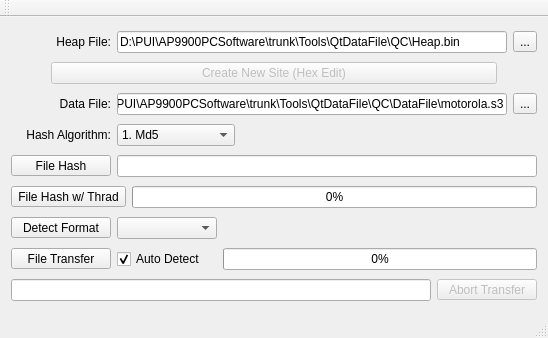
<?xml version="1.0" encoding="UTF-8"?>
<ui version="4.0">
 <class>QtDataFileClass</class>
 <widget class="QMainWindow" name="QtDataFileClass">
  <property name="geometry">
   <rect>
    <x>0</x>
    <y>0</y>
    <width>548</width>
    <height>338</height>
   </rect>
  </property>
  <property name="windowTitle">
   <string>QtDataFile</string>
  </property>
  <widget class="QWidget" name="centralWidget">
   <property name="layoutDirection">
    <enum>Qt::LeftToRight</enum>
   </property>
   <layout class="QGridLayout" name="gridLayout">
    <item row="5" column="0">
     <layout class="QHBoxLayout" name="horizontalLayout_6">
      <property name="sizeConstraint">
       <enum>QLayout::SetMaximumSize</enum>
      </property>
      <item>
       <widget class="QToolButton" name="tbThreadHash">
        <property name="minimumSize">
         <size>
          <width>100</width>
          <height>0</height>
         </size>
        </property>
        <property name="text">
         <string>File Hash w/ Thrad</string>
        </property>
       </widget>
      </item>
      <item>
       <widget class="QProgressBar" name="progressHash">
        <property name="value">
         <number>0</number>
        </property>
       </widget>
      </item>
     </layout>
    </item>
    <item row="0" column="0">
     <layout class="QHBoxLayout" name="horizontalLayout">
      <property name="sizeConstraint">
       <enum>QLayout::SetMaximumSize</enum>
      </property>
      <item>
       <widget class="QLabel" name="label_2">
        <property name="minimumSize">
         <size>
          <width>100</width>
          <height>0</height>
         </size>
        </property>
        <property name="text">
         <string>Heap File:</string>
        </property>
        <property name="alignment">
         <set>Qt::AlignRight|Qt::AlignTrailing|Qt::AlignVCenter</set>
        </property>
       </widget>
      </item>
      <item>
       <widget class="QLineEdit" name="eHeapFile">
        <property name="text">
         <string>D:\PUI\AP9900PCSoftware\trunk\Tools\QtDataFile\QC\Heap.bin</string>
        </property>
       </widget>
      </item>
      <item>
       <widget class="QToolButton" name="tbBrowseHeap">
        <property name="text">
         <string>...</string>
        </property>
       </widget>
      </item>
     </layout>
    </item>
    <item row="4" column="0">
     <layout class="QHBoxLayout" name="horizontalLayout_5">
      <property name="sizeConstraint">
       <enum>QLayout::SetMaximumSize</enum>
      </property>
      <item>
       <widget class="QToolButton" name="tbFileHash">
        <property name="minimumSize">
         <size>
          <width>100</width>
          <height>0</height>
         </size>
        </property>
        <property name="text">
         <string>File Hash</string>
        </property>
       </widget>
      </item>
      <item>
       <widget class="QLineEdit" name="eFilesum"/>
      </item>
     </layout>
    </item>
    <item row="6" column="0">
     <layout class="QHBoxLayout" name="horizontalLayout_7">
      <property name="sizeConstraint">
       <enum>QLayout::SetMaximumSize</enum>
      </property>
      <item>
       <widget class="QToolButton" name="tbDetect">
        <property name="minimumSize">
         <size>
          <width>100</width>
          <height>0</height>
         </size>
        </property>
        <property name="text">
         <string>Detect Format</string>
        </property>
       </widget>
      </item>
      <item>
       <widget class="QComboBox" name="cbParserNameList">
        <property name="minimumSize">
         <size>
          <width>100</width>
          <height>0</height>
         </size>
        </property>
       </widget>
      </item>
      <item>
       <spacer name="horizontalSpacer_2">
        <property name="orientation">
         <enum>Qt::Horizontal</enum>
        </property>
        <property name="sizeHint" stdset="0">
         <size>
          <width>40</width>
          <height>20</height>
         </size>
        </property>
       </spacer>
      </item>
     </layout>
    </item>
    <item row="1" column="0">
     <layout class="QHBoxLayout" name="horizontalLayout_3">
      <property name="sizeConstraint">
       <enum>QLayout::SetMaximumSize</enum>
      </property>
      <item>
       <spacer name="horizontalSpacer_4">
        <property name="orientation">
         <enum>Qt::Horizontal</enum>
        </property>
        <property name="sizeType">
         <enum>QSizePolicy::Preferred</enum>
        </property>
        <property name="sizeHint" stdset="0">
         <size>
          <width>40</width>
          <height>20</height>
         </size>
        </property>
       </spacer>
      </item>
      <item>
       <widget class="QPushButton" name="pbHexEditor">
        <property name="enabled">
         <bool>false</bool>
        </property>
        <property name="text">
         <string>Create New Site (Hex Edit)</string>
        </property>
       </widget>
      </item>
      <item>
       <spacer name="horizontalSpacer_3">
        <property name="orientation">
         <enum>Qt::Horizontal</enum>
        </property>
        <property name="sizeType">
         <enum>QSizePolicy::Preferred</enum>
        </property>
        <property name="sizeHint" stdset="0">
         <size>
          <width>40</width>
          <height>20</height>
         </size>
        </property>
       </spacer>
      </item>
     </layout>
    </item>
    <item row="2" column="0">
     <layout class="QHBoxLayout" name="horizontalLayout_2">
      <property name="sizeConstraint">
       <enum>QLayout::SetMaximumSize</enum>
      </property>
      <item>
       <widget class="QLabel" name="label">
        <property name="minimumSize">
         <size>
          <width>100</width>
          <height>0</height>
         </size>
        </property>
        <property name="text">
         <string>Data File:</string>
        </property>
        <property name="alignment">
         <set>Qt::AlignRight|Qt::AlignTrailing|Qt::AlignVCenter</set>
        </property>
       </widget>
      </item>
      <item>
       <widget class="QLineEdit" name="eFile">
        <property name="text">
         <string>D:\PUI\AP9900PCSoftware\trunk\Tools\QtDataFile\QC\DataFile\motorola.s3</string>
        </property>
       </widget>
      </item>
      <item>
       <widget class="QToolButton" name="tbBrowse">
        <property name="text">
         <string>...</string>
        </property>
       </widget>
      </item>
     </layout>
    </item>
    <item row="7" column="0">
     <layout class="QHBoxLayout" name="horizontalLayout_8">
      <property name="sizeConstraint">
       <enum>QLayout::SetMaximumSize</enum>
      </property>
      <item>
       <widget class="QToolButton" name="tbFileTransfer">
        <property name="minimumSize">
         <size>
          <width>100</width>
          <height>0</height>
         </size>
        </property>
        <property name="text">
         <string>File Transfer</string>
        </property>
       </widget>
      </item>
      <item>
       <widget class="QCheckBox" name="cbAutoDetect">
        <property name="minimumSize">
         <size>
          <width>100</width>
          <height>0</height>
         </size>
        </property>
        <property name="text">
         <string>Auto Detect</string>
        </property>
        <property name="checked">
         <bool>true</bool>
        </property>
       </widget>
      </item>
      <item>
       <widget class="QProgressBar" name="progressTransfer">
        <property name="value">
         <number>0</number>
        </property>
       </widget>
      </item>
     </layout>
    </item>
    <item row="3" column="0">
     <layout class="QHBoxLayout" name="horizontalLayout_4">
      <property name="sizeConstraint">
       <enum>QLayout::SetMaximumSize</enum>
      </property>
      <item>
       <widget class="QLabel" name="label_4">
        <property name="sizePolicy">
         <sizepolicy hsizetype="Fixed" vsizetype="Preferred">
          <horstretch>0</horstretch>
          <verstretch>0</verstretch>
         </sizepolicy>
        </property>
        <property name="minimumSize">
         <size>
          <width>100</width>
          <height>0</height>
         </size>
        </property>
        <property name="text">
         <string>Hash Algorithm:</string>
        </property>
        <property name="alignment">
         <set>Qt::AlignRight|Qt::AlignTrailing|Qt::AlignVCenter</set>
        </property>
       </widget>
      </item>
      <item>
       <widget class="QComboBox" name="cbHashAlgo">
        <property name="currentIndex">
         <number>1</number>
        </property>
        <item>
         <property name="text">
          <string>0. Md4</string>
         </property>
        </item>
        <item>
         <property name="text">
          <string>1. Md5</string>
         </property>
        </item>
        <item>
         <property name="text">
          <string>2. Sha1</string>
         </property>
        </item>
        <item>
         <property name="text">
          <string>3. Sha224</string>
         </property>
        </item>
        <item>
         <property name="text">
          <string>4. Sha256</string>
         </property>
        </item>
        <item>
         <property name="text">
          <string>5. Sha384</string>
         </property>
        </item>
        <item>
         <property name="text">
          <string>6. Sha512</string>
         </property>
        </item>
        <item>
         <property name="text">
          <string>7. Keccak_224</string>
         </property>
        </item>
        <item>
         <property name="text">
          <string>8. Keccak_256</string>
         </property>
        </item>
        <item>
         <property name="text">
          <string>9. Keccak_384</string>
         </property>
        </item>
        <item>
         <property name="text">
          <string>10. Keccak_512</string>
         </property>
        </item>
        <item>
         <property name="text">
          <string>11. Sha3_224</string>
         </property>
        </item>
        <item>
         <property name="text">
          <string>12. Sha3_256</string>
         </property>
        </item>
        <item>
         <property name="text">
          <string>13. Sha3_384</string>
         </property>
        </item>
        <item>
         <property name="text">
          <string>14. Sha3_512</string>
         </property>
        </item>
       </widget>
      </item>
      <item>
       <spacer name="horizontalSpacer">
        <property name="orientation">
         <enum>Qt::Horizontal</enum>
        </property>
        <property name="sizeHint" stdset="0">
         <size>
          <width>40</width>
          <height>20</height>
         </size>
        </property>
       </spacer>
      </item>
     </layout>
    </item>
    <item row="8" column="0">
     <layout class="QHBoxLayout" name="horizontalLayout_9">
      <item>
       <widget class="QLineEdit" name="lineErrorRpt"/>
      </item>
      <item>
       <widget class="QToolButton" name="tbAbort">
        <property name="enabled">
         <bool>false</bool>
        </property>
        <property name="minimumSize">
         <size>
          <width>100</width>
          <height>0</height>
         </size>
        </property>
        <property name="text">
         <string>Abort Transfer</string>
        </property>
       </widget>
      </item>
     </layout>
    </item>
   </layout>
  </widget>
  <widget class="QMenuBar" name="menuBar">
   <property name="geometry">
    <rect>
     <x>0</x>
     <y>0</y>
     <width>548</width>
     <height>21</height>
    </rect>
   </property>
  </widget>
  <widget class="QToolBar" name="mainToolBar">
   <attribute name="toolBarArea">
    <enum>TopToolBarArea</enum>
   </attribute>
   <attribute name="toolBarBreak">
    <bool>false</bool>
   </attribute>
  </widget>
  <widget class="QStatusBar" name="statusBar"/>
 </widget>
 <layoutdefault spacing="6" margin="11"/>
 <resources>
  <include location="QtDataFile.qrc"/>
 </resources>
 <connections/>
</ui>
